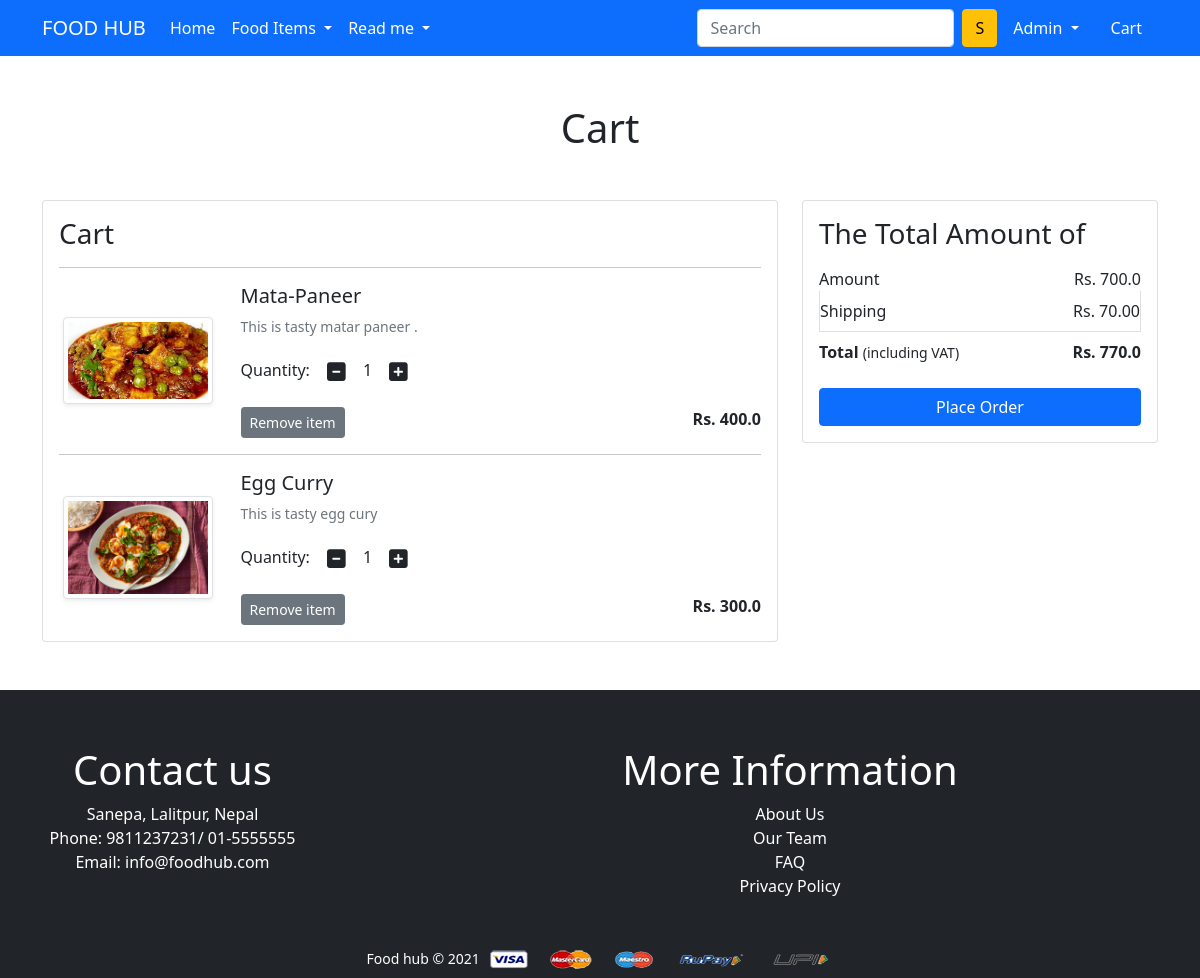
The app's page /cart/ (signed in) with its own data.
### app/models.py (models this page shows, shortened)
class Cart(models.Model):
    user = models.ForeignKey(User,on_delete=models.CASCADE)
    product = models.ForeignKey(Product, on_delete=models.CASCADE)
    quantity = models.PositiveIntegerField(default=1)

class Product(models.Model):
    title = models.CharField(max_length=100)
    selling_price = models.FloatField()
    discounted_price = models.FloatField()
    description = models.TextField()
    category = models.CharField(choices=CATEGORY_CHOICES,max_length=2)
    product_image = models.ImageField(upload_to='productimg')

### app/views.py (the view)
# urls.py: path('cart/', views.show_cart, name='showcart'),
@login_required
def show_cart(request):
    if request.user.is_authenticated:
        user = request.user
        cart = Cart.objects.filter(user=user)
        amount = 0.0
        shipping_amount = 70.0
        total_amount = 0.0
        cart_product = [p for p in Cart.objects.all() if p.user == user]
        if cart_product:
            for p in cart_product:
                tempamount = (p.quantity * p.product.discounted_price)
                amount += tempamount
                totalamount = amount + shipping_amount
            return render(request, 'app/addtocart.html', {'carts':cart, 'totalamount':totalamount, 'amount':amount})
        else:
            return render(request, 'app/emptycart.html')

### app/templates/app/addtocart.html (shortened to what this page needs)
{% extends 'app/base.html' %}
{% load static %}
{% block main-content %}
<div class="container my-5">
 <div class="row">
  <h1 class="text-center mb-5">Cart</h1>
  <div class="col-sm-8">
  <div class="card">
   <div class="card-body">
    <h3>Cart</h3>
    {% for cart in carts %}
    <hr>
    <div class="row">
     <div class="col-sm-3 text-center align-self-center"><img src="{{cart.product.product_image.url}}" alt="" srcset="" class="img-fluid img-thumbnail shadow-sm" height="150" width="150"> </div>
     <div class="col-sm-9">
      <div>
       <h5>{{cart.product.title}}</h5>
       <p class="mb-2 text-muted small">{{cart.product.description}}</p>
       <div class="my-3">
        <label for="quantity">Quantity:</label>
        <a class="minus-cart btn" pid="{{cart.product.id}}"><i class="fas fa-minus-square fa-lg"></i></a>
          <span id="quantity">{{cart.quantity}}</span>
        <a class="plus-cart btn" pid="{{cart.product.id}}" ><i class="fas fa-plus-square fa-lg"></i></a>
       </div>
       <div class="d-flex justify-content-between">
        <a href="#" class="btn btn-sm btn-secondary mr-3 remove-cart" pid="{{cart.product.id}}">Remove item </a>
        <p class="mb-0"><span><strong>Rs. {{cart.product.discounted_price}}</strong></span></p>
       </div>
      </div>
     </div>
    </div>
    {% endfor %}
   </div>
   </div>
  </div>
  <div class="col-sm-4">
   <div class="card">
    <div class="card-body">
      <h3>The Total Amount of</h3>
      <ul class="list-group">
       <li class="list-group-item d-flex justify-content-between align-items-center border-0 px-0 pb-0">Amount<span>Rs. <span id="amount">{{amount}}</span></span></li>
       <li class="list-group-item d-flex justify-content-between align-items-center px-0">Shipping<span>Rs. 70.00</span></li>
       <li class="list-group-item d-flex justify-content-between align-items-center border-0 px-0 mb-3">
        <div>
           <strong>Total</strong> <small>(including VAT)</small>
         </div>
         <span><strong>Rs. <strong id="totalamount">{{totalamount}}</strong></strong></span>
       </li>
      </ul>
      <div class="d-grid"><a href="{% url 'checkout' %}" class="btn btn-primary">Place Order</a></div>
    </div>
   </div>
  </div>
 </div>
</div>
{% endblock main-content %}

### app/templates/app/base.html (shortened to what this page needs)
<!doctype html>
{% load static %}
<html lang="en">
  <head>
    <link rel="stylesheet" href="{% static 'app/css/bootstrap.min.css' %}">
    <link rel="stylesheet" href="{% static 'app/css/owl.carousel.min.css' %}">
    <link rel="stylesheet" href="{% static 'app/css/all.min.css' %}">
    <link rel="stylesheet" href="{% static 'app/css/style.css' %}">
  </head>
  <body>
    <nav class="navbar navbar-expand-lg navbar-dark bg-primary">
     <div class="container">
       <a class="navbar-brand" href="/">FOOD HUB</a>
       <div class="collapse navbar-collapse" id="navbarSupportedContent">
         <ul class="navbar-nav me-auto mb-2 mb-lg-0">
           <li class="nav-item">
             <a class="nav-link active" aria-current="page" href="/">Home</a>
           </li>
           <li class="nav-item dropdown">
             <a class="nav-link dropdown-toggle text-white" href="#" id="electronicsDropdown" role="button" data-bs-toggle="dropdown" aria-expanded="false">
               Food Items
             </a>
           </li>
           <li class="nav-item dropdown">
             <a class="nav-link dropdown-toggle text-white" href="#" id="fashionDropdown" role="button" data-bs-toggle="dropdown" aria-expanded="false">
               Read me
             </a>
           </li>
         </ul>
         <form class="d-flex">
           <input class="form-control me-2" type="search" placeholder="Search" aria-label="Search">
           <button class="btn btn-warning" type="submit">S</button>
         </form>
         <div>
          <ul class="navbar-nav me-auto mb-2 mb-lg-0">
          {% if request.user.is_authenticated %}
           <li class="nav-item dropdown mx-2">
              <a class="nav-link dropdown-toggle text-white" href="#" id="profileDropdown" role="button" data-bs-toggle="dropdown" aria-expanded="false">
                {{request.user.username|capfirst}}
              </a>
            </li>
            <li class="nav-item mx-2">
             <a href="{% url 'showcart' %}" class="nav-link text-white"> Cart </a>
            </li>
          {% endif %}
          </ul>
         </div>
       </div>
     </div>
    </nav>
    {% block main-content %} {% endblock main-content %}
    <footer class="container-fluid bg-dark text-center p-2 mt-5">
      <div class="container my-5">
        <div class="row">
         <div class="text-white col-sm-3">
          <h1>Contact us</h1>
          Sanepa, Lalitpur, Nepal <br>
          Phone: 9811237231/ 01-5555555 <br>
          Email: info@foodhub.com
         </div>
         <div class="text-white col-sm-8 offset-sm-1">
          <h1>More Information</h1>
          About Us<br>
          Our Team <br>
          FAQ      <br>
          Privacy Policy
         </div>
        </div>
       </div>
        <small class="text-white">Food hub &copy; 2021 </small>
        <img src="{% static 'app/images/payment.png' %}" alt="" srcset="" class="img-fluid" height="2px">
    </footer>
  </body>
</html>

### records on screen
Cart: product.product_image (picture), product "Mata-Paneer", product.description "This is tasty matar paneer .", quantity "1", product.discounted_price "400.0"
Cart: product.product_image (picture), product "Egg Curry", product.description "This is tasty egg cury", quantity "1", product.discounted_price "300.0"

### other values on screen
{{ request.user.username|capfirst }} "Admin"
{{ amount }} "700.0"
{{ totalamount }} "770.0"
